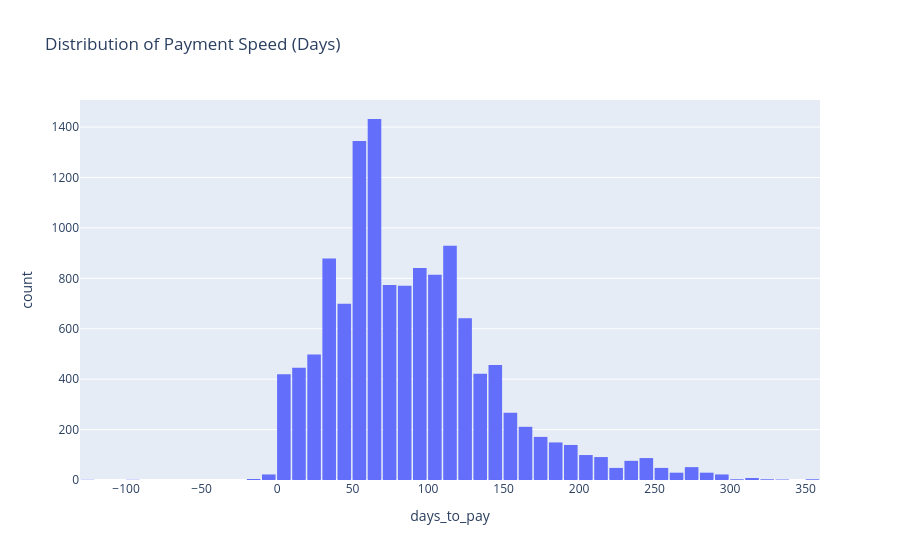

The code cell stored with this chart in its notebook:
### Markdown cell above
### Assumption 2: Payment Behavior Consistency
We assume customers establish a habit.

### Code cell
# Verification: Payment Behavior
paid_inv = df[df['paid_on_date'].notnull()].copy()
paid_inv['days_to_pay'] = (paid_inv['paid_on_date'] - paid_inv['issue_date']).dt.days

fig = px.histogram(paid_inv, x="days_to_pay", nbins=50, title="Distribution of Payment Speed (Days)")
fig.update_layout(bargap=0.1)
fig.show()

### Figure 1 — Plotly figure (JSON) as saved in the notebook; plotly's stock layout.template omitted (floating-point values rounded to 4 significant figures; data arrays with more than 128 entries replaced by an {"elided": "..."} marker saying what was removed)
{"data": [{"bingroup": "x", "hovertemplate": "days_to_pay=%{x}<br>count=%{y}<extra></extra>", "legendgroup": "", "marker": {"color": "#636efa", "pattern": {"shape": ""}}, "name": "", "nbinsx": 50, "orientation": "v", "showlegend": false, "type": "histogram", "x": {"elided": "12929 int values"}, "xaxis": "x", "yaxis": "y"}], "layout": {"bargap": 0.1, "barmode": "relative", "legend": {"tracegroupgap": 0}, "title": {"text": "Distribution of Payment Speed (Days)"}, "xaxis": {"anchor": "y", "domain": [0, 1], "title": {"text": "days_to_pay"}}, "yaxis": {"anchor": "x", "domain": [0, 1], "title": {"text": "count"}}}}
